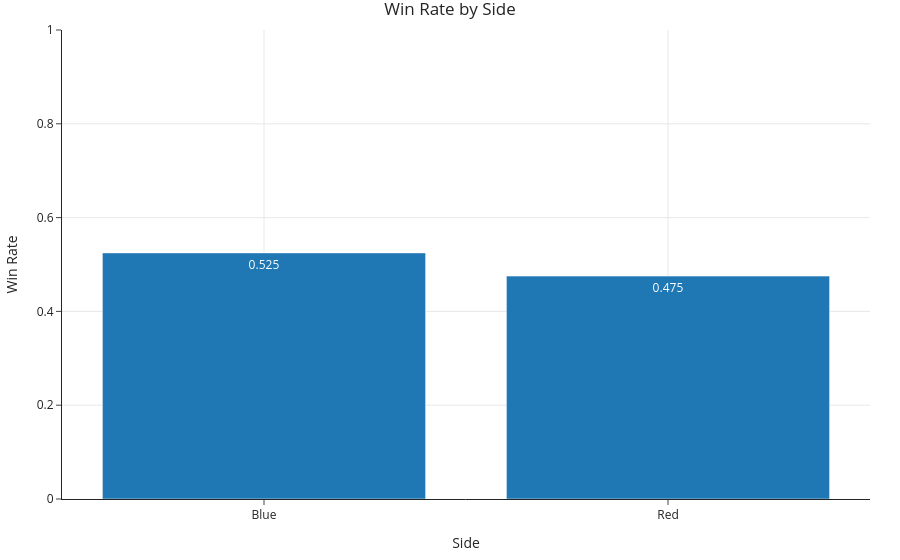

The code cell stored with this chart in its notebook:
### Code cell
side_win_rates = (
    cleaned.groupby("side")["result"]
    .mean()
    .reset_index()
    .rename(columns={"result": "win_rate"})
)

fig_side_win = px.bar(
    side_win_rates,
    x="side",
    y="win_rate",
    text=side_win_rates["win_rate"].round(3),
    title="Win Rate by Side",
    labels={"side": "Side", "win_rate": "Win Rate"}
)

fig_side_win.update_yaxes(range=[0, 1])
fig_side_win.show()
fig_side_win.write_html(assets_dir / "win-rate-by-side.html", include_plotlyjs="cdn")

display(side_win_rates)

### Figure 1 — Plotly figure (JSON) as saved in the notebook; plotly's stock layout.template omitted (floating-point values rounded to 4 significant figures)
{"data": [{"alignmentgroup": "True", "hovertemplate": "Side=%{x}<br>Win Rate=%{y}<br>text=%{text}<extra></extra>", "legendgroup": "", "marker": {"color": "#1F77B4", "pattern": {"shape": ""}}, "name": "", "offsetgroup": "", "orientation": "v", "showlegend": false, "text": [0.525, 0.475], "textposition": "auto", "type": "bar", "x": ["Blue", "Red"], "xaxis": "x", "y": [0.5248, 0.4752], "yaxis": "y"}], "layout": {"barmode": "relative", "legend": {"tracegroupgap": 0}, "title": {"text": "Win Rate by Side"}, "xaxis": {"anchor": "y", "domain": [0, 1], "title": {"text": "Side"}}, "yaxis": {"anchor": "x", "domain": [0, 1], "range": [0, 1], "title": {"text": "Win Rate"}}}}
